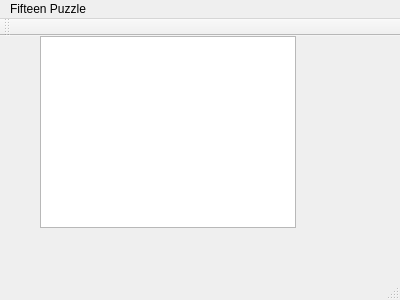
<?xml version="1.0" encoding="UTF-8"?>
<ui version="4.0">
 <class>MainWindow</class>
 <widget class="QMainWindow" name="MainWindow">
  <property name="geometry">
   <rect>
    <x>0</x>
    <y>0</y>
    <width>400</width>
    <height>300</height>
   </rect>
  </property>
  <property name="windowTitle">
   <string>MainWindow</string>
  </property>
  <widget class="QWidget" name="centralWidget">
   <widget class="QListView" name="listView">
    <property name="geometry">
     <rect>
      <x>40</x>
      <y>0</y>
      <width>256</width>
      <height>192</height>
     </rect>
    </property>
   </widget>
  </widget>
  <widget class="QMenuBar" name="menuBar">
   <property name="geometry">
    <rect>
     <x>0</x>
     <y>0</y>
     <width>400</width>
     <height>25</height>
    </rect>
   </property>
   <widget class="QMenu" name="menuFifteen_Puzzle">
    <property name="title">
     <string>Fifteen Puzzle</string>
    </property>
    <addaction name="action"/>
   </widget>
   <addaction name="menuFifteen_Puzzle"/>
  </widget>
  <widget class="QToolBar" name="mainToolBar">
   <attribute name="toolBarArea">
    <enum>TopToolBarArea</enum>
   </attribute>
   <attribute name="toolBarBreak">
    <bool>false</bool>
   </attribute>
  </widget>
  <widget class="QStatusBar" name="statusBar"/>
  <action name="action">
   <property name="text">
    <string>\</string>
   </property>
  </action>
 </widget>
 <layoutdefault spacing="6" margin="11"/>
 <resources/>
 <connections/>
</ui>
